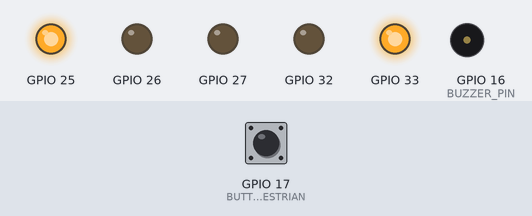
The program below on a simulated ESP32. Parts: output pins drawn as LEDs (lit = HIGH), buzzer (waves = sounding). Inputs (shaded band) come from the test bench; at power-on: GPIO 17 (BUTTON_PEDESTRIAN) HIGH. WiFi joins after 1.5 s; servers stay silent unless stated; storage starts empty; what the program prints to the serial monitor is not drawn.

Above: at 2.7 s.
2.8 s: GPIO 17 (BUTTON_PEDESTRIAN) pulled LOW for 0.15 s
At 3.2 s:
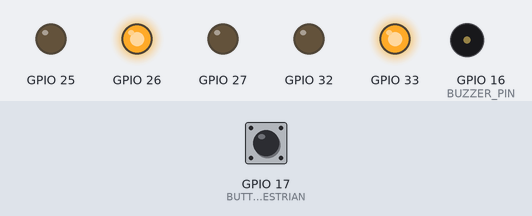
At 5.0 s:
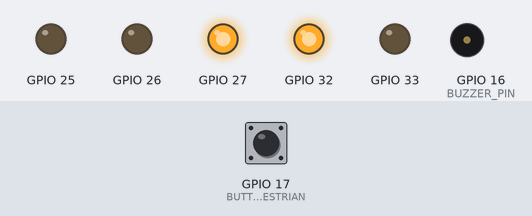
Timing chart, 0 to 11.9 s (numbered marks = the images above; inputs shaded):
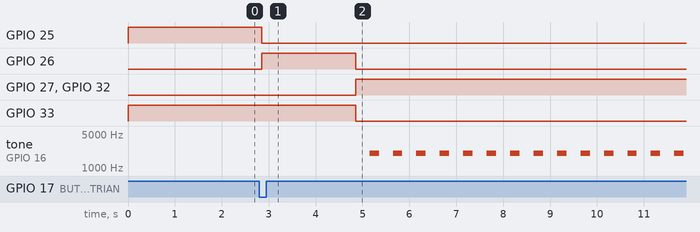

Measured:
- after the input at 2.8 s, GPIO 25: HIGH → LOW after 0.05 s; GPIO 26: LOW → HIGH after 0.05 s, → LOW 2.0 s later; GPIO 27, GPIO 32: LOW → HIGH after 2.1 s; GPIO 33: HIGH → LOW after 2.1 s; tone on GPIO 16 (BUZZER_PIN): alternates 2000 Hz for 0.20 s and silent for 0.30 s, starting after 2.4 s

The program:

main.cpp
```cpp
#include <Arduino.h>
#include <lights/TrafficLight.h>
#include <lights/PedestrianLight.h>
#include <devices/Button.h>
#include <devices/Buzzer.h>
#include <controllers/TrafficController.h>
#include <controllers/SerialReporter.h>
#include <network/WiFiService.h>
#include <iot/WebServerService.h>

// Pin definitions
/// Traffic light pins
#define LED_GREEN 25
#define LED_YELLOW 26
#define LED_RED 27

/// Pedestrian light pins
#define LED_PEDESTRIAN_RED 33
#define LED_PEDESTRIAN_GREEN 32
/// Pedestrian button pin
#define BUTTON_PEDESTRIAN 17

// Buzzer pin
#define BUZZER_PIN 16

// Serial communication baud rate
#define SERIAL_BAUD_RATE 9600

// WiFi credentials
#define WIFI_SSID "Sudo_BashBoss"
#define WIFI_PASSWORD "Sudo Su <Mr.Knox/>"

// Set to 1 to print button level changes over Serial.
#define DEBUG_BUTTON 1


TrafficLight trafficLight(LED_RED, LED_YELLOW, LED_GREEN);
PedestrianLight pedestrianLight(LED_PEDESTRIAN_GREEN, LED_PEDESTRIAN_RED);
Button pedestrianButton(BUTTON_PEDESTRIAN);
Buzzer buzzer(BUZZER_PIN);
SerialReporter serialReporter;

TrafficController trafficController(trafficLight, pedestrianLight, pedestrianButton, buzzer, &serialReporter);
WiFiService wifiService(WIFI_SSID, WIFI_PASSWORD);
WebServerService webServer(&trafficController);

void setup() {
  Serial.begin(SERIAL_BAUD_RATE);
  trafficController.begin();
  wifiService.begin();
  webServer.begin();
}

void loop() {
#if DEBUG_BUTTON
  static int lastLevel = -1;
  int level = digitalRead(BUTTON_PEDESTRIAN);
  if (level != lastLevel) {
    lastLevel = level;
    Serial.print("Button level: ");
    Serial.println(level == HIGH ? "HIGH" : "LOW");
  }
#endif
  trafficController.update();
}
```

SerialReporter.h
```cpp
#pragma once
#include "Arduino.h"

class SerialReporter
{
public:
    void begin()
    {
        Serial.println("Traffic controller starting...");
    }

    void reportInfo(const char *message)
    {
        Serial.print("Info: ");
        Serial.println(message);
    }

    void reportState(const char *stateName)
    {
        Serial.print("State: ");
        Serial.println(stateName);
    }

    void reportButtonPressed()
    {
        Serial.println("Pedestrian button: pressed");
    }
};
```

TrafficController.h
```cpp
#pragma once
#include "Arduino.h"
#include "devices/Button.h"
#include "devices/Buzzer.h"
#include "lights/TrafficLight.h"
#include "lights/PedestrianLight.h"
#include "controllers/SerialReporter.h"

enum class TrafficState
{
    VEHICLE_GREEN,
    VEHICLE_YELLOW,
    VEHICLE_RED,
    PEDESTRIAN_GREEN,
    PEDESTRIAN_RED
};

class TrafficController
{
private:
    TrafficLight _trafficLight;
    PedestrianLight _pedestrianLight;
    Button _button;
    Buzzer _buzzer;
    SerialReporter *_reporter;
    TrafficState _state;
    unsigned long _lastStateChangeTime;

    TrafficState _trafficState;
    unsigned long _stateStart;
    unsigned long _lastBuzzerToggle;
    bool _buzzerPatternOn;

    const unsigned long VEHICLE_GREEN_DURATION = 15000;
    const unsigned long VEHICLE_YELLOW_DURATION = 2000;
    const unsigned long VEHICLE_RED_DURATION = 15000;
    const unsigned long PEDESTRIAN_CROSS_DURATION = 20000;
    const unsigned long BUZZER_ON_DURATION = 200;
    const unsigned long BUZZER_OFF_DURATION = 300;

public:
    TrafficController(TrafficLight trafficLight, PedestrianLight pedestrianLight, Button button, Buzzer buzzer, SerialReporter *reporter = nullptr)
        : _trafficLight(trafficLight), _pedestrianLight(pedestrianLight), _button(button), _buzzer(buzzer), _reporter(reporter), _state(TrafficState::VEHICLE_GREEN), _lastStateChangeTime(0) {}

    void begin()
    {
        _trafficLight.begin();
        _pedestrianLight.begin();
        _button.begin();
        _buzzer.begin();
        _trafficState = TrafficState::VEHICLE_GREEN;
        _stateStart = millis();
        _lastBuzzerToggle = _stateStart;
        _buzzerPatternOn = false;
        applyState(_trafficState);
        if (_reporter)
        {
            _reporter->begin();
            _reporter->reportInfo("Controller initialized");
            _reporter->reportState(trafficStateName(_trafficState));
        }
    }

    void update()
    {
        unsigned long currentTime = millis();
        if (_button.isPressed())
        {
            if (_reporter)
            {
                _reporter->reportButtonPressed();
            }
            startPedestrianCrossing();
            return;
        }
        switch (_trafficState)
        {
        case TrafficState::VEHICLE_GREEN:
            if (currentTime - _stateStart >= VEHICLE_GREEN_DURATION)
            {
                _trafficState = TrafficState::VEHICLE_YELLOW;
                _stateStart = currentTime;
                applyState(_trafficState);
                reportStateIfNeeded(_trafficState);
            }
            break;

        case TrafficState::VEHICLE_YELLOW:
            if (currentTime - _stateStart >= VEHICLE_YELLOW_DURATION)
            {
                _trafficState = TrafficState::VEHICLE_RED;
                _stateStart = currentTime;
                applyState(_trafficState);
                reportStateIfNeeded(_trafficState);
                if (_reporter)
                {
                    _reporter->reportInfo("Pedestrian crossing: buzzer pattern start");
                }
            }
            break;

        case TrafficState::VEHICLE_RED:
            updateBuzzerPattern(currentTime, true);
            if (currentTime - _stateStart >= PEDESTRIAN_CROSS_DURATION)
            {
                _trafficState = TrafficState::VEHICLE_GREEN;
                _stateStart = currentTime;
                applyState(_trafficState);
                reportStateIfNeeded(_trafficState);
                if (_reporter)
                {
                    _reporter->reportInfo("Pedestrian crossing: buzzer pattern stop");
                }
            }
            break;

        default:
            break;
        }
    }

    TrafficState getCurrentState() const
    {
        return _trafficState;
    }

    void startPedestrianCrossing()
    {
        if (_trafficState == TrafficState::VEHICLE_GREEN)
        {
            _trafficState = TrafficState::VEHICLE_YELLOW;
        }
        else if (_trafficState == TrafficState::VEHICLE_YELLOW)
        {
            _trafficState = TrafficState::VEHICLE_RED;
        }
        else if (_trafficState == TrafficState::VEHICLE_RED)
        {
            _trafficState = TrafficState::VEHICLE_RED;
        }
        else
        {
            return;
        }

        _stateStart = millis();
        applyState(_trafficState);
        reportStateIfNeeded(_trafficState);
    }

private:
    bool elapsed(unsigned long duration)
    {
        return (millis() - _lastStateChangeTime) >= duration;
    }

    void changeState(TrafficState newState)
    {
        _state = newState;
        _lastStateChangeTime = millis();

        switch (newState)
        {
        case TrafficState::VEHICLE_GREEN:
            _trafficLight.greenOn();
            _pedestrianLight.stopCrossing();
            _buzzer.off();
            break;
        case TrafficState::VEHICLE_YELLOW:
            _trafficLight.yellowOn();
            _pedestrianLight.stopCrossing();
            _buzzer.off();
            break;
        case TrafficState::VEHICLE_RED:
            _trafficLight.redOn();
            _pedestrianLight.allowCross();
            _buzzer.on();
            break;
        case TrafficState::PEDESTRIAN_GREEN:
            _trafficLight.redOn();
            _pedestrianLight.allowCross();
            _buzzer.on();
            break;
        }
    }

    void applyState(TrafficState newState)
    {
        switch (newState)
        {
        case TrafficState::VEHICLE_GREEN:
            _trafficLight.greenOn();
            _pedestrianLight.stopCrossing();
            _buzzer.off();
            _buzzerPatternOn = false;
            break;
        case TrafficState::VEHICLE_YELLOW:
            _trafficLight.yellowOn();
            _pedestrianLight.stopCrossing();
            _buzzer.off();
            _buzzerPatternOn = false;
            break;
        case TrafficState::VEHICLE_RED:
            _trafficLight.redOn();
            _pedestrianLight.allowCross();
            _buzzer.off();
            _buzzerPatternOn = false;
            _lastBuzzerToggle = millis();
            break;
        case TrafficState::PEDESTRIAN_GREEN:
            _trafficLight.redOn();
            _pedestrianLight.allowCross();
            _buzzer.off();
            _buzzerPatternOn = false;
            _lastBuzzerToggle = millis();
            break;
        case TrafficState::PEDESTRIAN_RED:
            _trafficLight.greenOn();
            _pedestrianLight.stopCrossing();
            _buzzer.off();
            _buzzerPatternOn = false;
            break;
        }
    }

    void updateBuzzerPattern(unsigned long currentTime, bool enabled)
    {
        if (!enabled)
        {
            if (_buzzerPatternOn)
            {
                _buzzer.off();
                _buzzerPatternOn = false;
            }
            return;
        }

        unsigned long interval = _buzzerPatternOn ? BUZZER_ON_DURATION : BUZZER_OFF_DURATION;
        if (currentTime - _lastBuzzerToggle >= interval)
        {
            if (_buzzerPatternOn)
            {
                _buzzer.off();
                _buzzerPatternOn = false;
            }
            else
            {
                _buzzer.on();
                _buzzerPatternOn = true;
            }
            _lastBuzzerToggle = currentTime;
        }
    }

    void reportStateIfNeeded(TrafficState newState)
    {
        if (_reporter)
        {
            _reporter->reportState(trafficStateName(newState));
        }
    }

    const char *trafficStateName(TrafficState state)
    {
        switch (state)
        {
        case TrafficState::VEHICLE_GREEN:
            return "VEHICLE_GREEN";
        case TrafficState::VEHICLE_YELLOW:
            return "VEHICLE_YELLOW";
        case TrafficState::VEHICLE_RED:
            return "VEHICLE_RED";
        case TrafficState::PEDESTRIAN_GREEN:
            return "PEDESTRIAN_GREEN";
        case TrafficState::PEDESTRIAN_RED:
            return "PEDESTRIAN_RED";
        default:
            return "UNKNOWN";
        }
    }
};
```

Button.h
```cpp
#pragma once
#include "Arduino.h"

class Button
{
private:
    uint8_t _pin;
    bool _lastReading;
    bool _stableState;
    unsigned long _lastDebounceTime;
    const unsigned long _debounceDelay;

public:
    Button(uint8_t pin, unsigned long debounceDelay = 50) : _pin(pin), _debounceDelay(debounceDelay) {}

    void begin()
    {
        pinMode(_pin, INPUT_PULLUP);
        _lastReading = digitalRead(_pin);
        _stableState = _lastReading;
        _lastDebounceTime = 0;
    }

    bool isPressed()
    {
        bool reading = digitalRead(_pin);
        if (reading != _lastReading)
        {
            _lastDebounceTime = millis();
        }
        if ((millis() - _lastDebounceTime) > _debounceDelay)
        {
            if (reading != _stableState)
            {
                _stableState = reading;
                if (_stableState == LOW)
                {
                    _lastReading = reading;
                    return true;
                }
            }
        }
        _lastReading = reading;
        return false;
    }
};
```

Buzzer.h
```cpp
#pragma once
#include "Arduino.h"

class Buzzer
{
private:
    uint8_t _pin;
    uint16_t _frequency;
    uint8_t _channel;
    uint8_t _resolution;
    bool _isOn;
public:
    Buzzer(uint8_t pin, uint16_t frequency = 2000, uint8_t channel = 0, uint8_t resolution = 8)
        : _pin(pin), _frequency(frequency), _channel(channel), _resolution(resolution), _isOn(false) {}
    void begin()
    {
        pinMode(_pin, OUTPUT);
        #if defined(ARDUINO_ARCH_ESP32)
        ledcSetup(_channel, _frequency, _resolution);
        ledcAttachPin(_pin, _channel);
        #endif
        off();
    }
    void on()
    {
        #if defined(ARDUINO_ARCH_ESP32)
        ledcWriteTone(_channel, _frequency);
        #else
        tone(_pin, _frequency);
        #endif
        _isOn = true;
    }
    void off()
    {
        #if defined(ARDUINO_ARCH_ESP32)
        ledcWriteTone(_channel, 0);
        #else
        noTone(_pin);
        #endif
        _isOn = false;
    }
    void toggle()
    {
        if (_isOn)
        {
            off();
        }
        else
        {
            on();
        }
    }
    void setFrequency(uint16_t frequency)
    {
        _frequency = frequency;
        if (_isOn)
        {
            on();
        }
    }
};
```

Led.h
```cpp
#pragma once
#include "Arduino.h"

class Led
{
private:
    uint8_t _pin;

public:
    Led(uint8_t pin) : _pin(pin) {}
    void begin()
    {
        pinMode(_pin, OUTPUT);
        off();
    }
    void on()
    {
        digitalWrite(_pin, HIGH);
    }
    void off()
    {
        digitalWrite(_pin, LOW);
    }
    void toggle()
    {
        digitalWrite(_pin, !digitalRead(_pin));
    }
};
```

WebServerService.h
```cpp
#pragma once
#include <WiFi.h>
#include <ESPAsyncWebServer.h>
#include <LittleFS.h>
#include "controllers/TrafficController.h"

class WebServerService
{

private:
    AsyncWebServer _server;
    TrafficController *_controller;
public:
    WebServerService(TrafficController *controller, uint16_t port = 80) : _server(port), _controller(controller) {}
    void begin()
    {
        if (!LittleFS.begin(true))
        {
            return;
        }

        _server.on("/api/state", HTTP_GET, [this](AsyncWebServerRequest *request)
                   {
                       String state = trafficStateName(_controller->getCurrentState());
                       request->send(200, "application/json", "{\"state\":\"" + state + "\"}"); });

        _server.on("/api/crossing", HTTP_POST, [this](AsyncWebServerRequest *request)
                   {
                       _controller->startPedestrianCrossing();
                       request->send(200, "text/plain", "Pedestrian crossing started"); });

        _server.on("/state", HTTP_GET, [this](AsyncWebServerRequest *request)
                   {
                       String state = trafficStateName(_controller->getCurrentState());
                       request->send(200, "application/json", "{\"state\":\"" + state + "\"}"); });

        _server.on("/crossing", HTTP_POST, [this](AsyncWebServerRequest *request)
                   {
                       _controller->startPedestrianCrossing();
                       request->send(200, "text/plain", "Pedestrian crossing started"); });

        _server.serveStatic("/", LittleFS, "/").setDefaultFile("index.html");

        _server.begin();
    }

    private:
    const char *trafficStateName(TrafficState state)
    {
        switch (state)
        {
        case TrafficState::VEHICLE_GREEN:
            return "VEHICLE_GREEN";
        case TrafficState::VEHICLE_YELLOW:
            return "VEHICLE_YELLOW";
        case TrafficState::VEHICLE_RED:
            return "VEHICLE_RED";
        case TrafficState::PEDESTRIAN_GREEN:
            return "PEDESTRIAN_GREEN";
        case TrafficState::PEDESTRIAN_RED:
            return "PEDESTRIAN_RED";
        default:
            return "UNKNOWN";
        }
    }
};
```

PedestrianLight.h
```cpp
#pragma once
#include "devices/Led.h"

class PedestrianLight
{
private:
    Led _ledGreen;
    Led _ledRed;

public:
    PedestrianLight(uint8_t ledGreenPin, uint8_t ledRedPin) : _ledGreen(ledGreenPin), _ledRed(ledRedPin) {}
    void begin()
    {
        _ledGreen.begin();
        _ledRed.begin();
    }
    void allowCross()
    {
        _ledGreen.on();
        _ledRed.off();
    }
    void stopCrossing()
    {
        _ledGreen.off();
        _ledRed.on();
    }
    void off()
    {
        _ledGreen.off();
        _ledRed.off();
    }
};
```

TrafficLight.h
```cpp
#pragma once
#include "Arduino.h"
#include "devices/Led.h"

class TrafficLight
{
private:
    Led _red;
    Led _yellow;
    Led _green;

public:
    TrafficLight(uint8_t redPin, uint8_t yellowPin, uint8_t greenPin) : _red(redPin), _yellow(yellowPin), _green(greenPin) {}
    void begin()
    {
        _red.begin();
        _yellow.begin();
        _green.begin();
    }
    void offAll()
    {
        _red.off();
        _yellow.off();
        _green.off();
    }
    void greenOn()
    {
        offAll();
        _green.on();
    }
    void yellowOn()
    {
        offAll();
        _yellow.on();
    }
    void redOn()
    {
        offAll();
        _red.on();
    }
    void toggleGreen()
    {
        _green.toggle();
    }
    void toggleYellow()
    {
        _yellow.toggle();
    }
    void toggleRed()
    {
        _red.toggle();
    }
};
```

Source omitted: WiFiService.h (1915 bytes)
